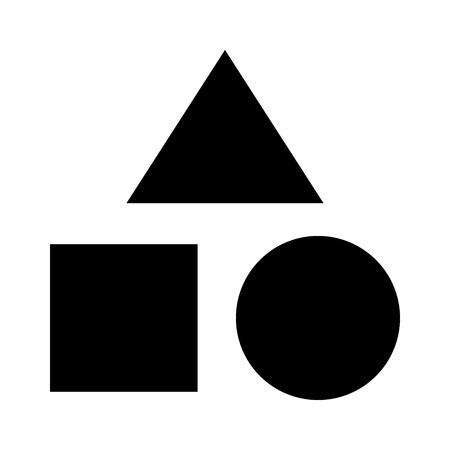
#> input picture Practica Figuras/p1.jpg, 450 x 450 px
$ jupyter execute figuras.ipynb
#> lines starting #> are read from the running program, lines starting #| are printed output that depends on the picture; after the words box and inside, x2 and y2 are one past the last pixel; in counts of white or black regions, pixels touching at a corner belong together
[cell 1]
import cv2
import numpy as np
import matplotlib.pyplot as plt

imagen = cv2.imread("p1.jpg")
#> imagen is the input picture: shape (450, 450, 3); min 0, max 255, mean 181.9

resultado = imagen.copy()

gris = cv2.cvtColor(imagen, cv2.COLOR_BGR2GRAY)

_, binaria = cv2.threshold(
    gris,
    127,
    255,
    cv2.THRESH_BINARY_INV
)
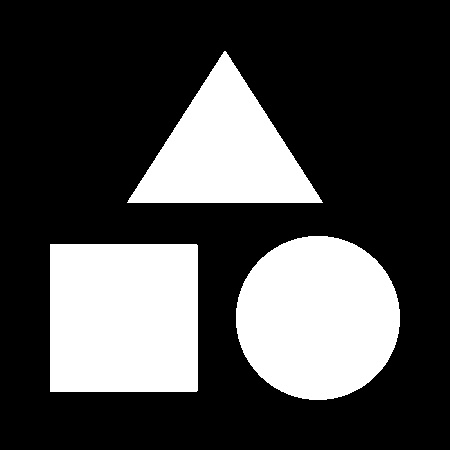
#> binaria: shape (450, 450); 28.7% white; 3 white regions

contornos, _ = cv2.findContours(
    binaria,
    cv2.RETR_EXTERNAL,
    cv2.CHAIN_APPROX_SIMPLE
)
#> contornos = 3 contours; box (x1, y1, x2, y2) and area: (50, 244, 198, 392) 21608, (236, 236, 400, 400) 20934, (127, 51, 323, 203) 14818

for contorno in contornos:

    if cv2.contourArea(contorno) < 100:
        continue

    momentos = cv2.moments(contorno)
    hu = cv2.HuMoments(momentos)

    print("\nMomentos de Hu:")
    print(hu.flatten())

    perimetro = cv2.arcLength(contorno, True)

    aprox = cv2.approxPolyDP(
        contorno,
        0.04 * perimetro,
        True
    )

    vertices = len(aprox)

    if vertices == 3:
        figura = "Triangulo"
    elif vertices == 4:
        figura = "Cuadrado"
    else:
        figura = "Circulo"

    M = cv2.moments(contorno)

    cx = int(M["m10"] / M["m00"])
    cy = int(M["m01"] / M["m00"])

    cv2.drawContours(resultado, [aprox], -1, (0, 255, 0), 2)

    cv2.putText(
        resultado,
        figura,
        (cx - 40, cy),
        cv2.FONT_HERSHEY_SIMPLEX,
        0.7,
        (0, 0, 255),
        2
    )
#> this loop made 3 passes
#> (perimetro, aprox, vertices, figura, cx, cy) on passes 1, 3: (586.8, [[50, 244], [50, 391], [196, 391], [197, 245]], 4, 'Cuadrado', 123, 317), (578.4, [[127, 202], [322, 202], [225, 51]], 3, 'Triangulo', 224, 151)
#> (hu, perimetro, vertices, figura, cx, cy) on pass 2: ([0.159, 3.27e-10, 5.67e-10, 5.98e-15, 1.1e-26, -1.08e-19, 0], 541.3, 8, 'Circulo', 317, 317)
#| Momentos de Hu:
#| [ 1.66659161e-01  2.81555750e-19  1.30272651e-10  1.39578119e-11
#|  -5.95185906e-22 -7.40627003e-21 -1.56747221e-30]
#| Momentos de Hu:
#| [ 1.59159128e-01  3.26991917e-10  5.66560220e-10  5.98015972e-15
#|   1.10075892e-26 -1.08138737e-19  0.00000000e+00]
#| Momentos de Hu:
#| [ 1.93541567e-01  4.28818652e-04  4.59574054e-03  1.17770265e-05
#|  -2.73956269e-09 -2.43862229e-07  4.15673650e-11]
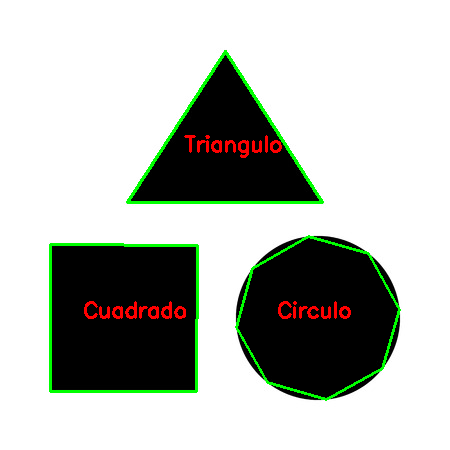
#> resultado: shape (450, 450, 3); 3.38% of pixels changed, all inside (x1, y1, x2, y2) = (49, 50, 401, 401)

resultado_rgb = cv2.cvtColor(resultado, cv2.COLOR_BGR2RGB)

plt.figure(figsize=(8, 8))
plt.imshow(resultado_rgb)
plt.title("Clasificacion de Figuras")
plt.axis("off")
plt.show()

[cell 2]
import cv2
import numpy as np
import matplotlib.pyplot as plt

imagen = cv2.imread("p1.jpg")

if imagen is None:
    print("No se pudo cargar la imagen.")
    exit()

resultado = imagen.copy()

gris = cv2.cvtColor(imagen, cv2.COLOR_BGR2GRAY)

_, binaria = cv2.threshold(
    gris,
    127,
    255,
    cv2.THRESH_BINARY_INV
)

contornos, _ = cv2.findContours(
    binaria,
    cv2.RETR_EXTERNAL,
    cv2.CHAIN_APPROX_SIMPLE
)

for contorno in contornos:

    if cv2.contourArea(contorno) < 100:
        continue

    momentos = cv2.moments(contorno)
    hu = cv2.HuMoments(momentos)

    print("\nMomentos de Hu:")
    print(hu.flatten())

    perimetro = cv2.arcLength(contorno, True)

    aprox = cv2.approxPolyDP(
        contorno,
        0.04 * perimetro,
        True
    )

    vertices = len(aprox)

    if vertices == 3:
        figura = "Triangulo"
    elif vertices == 4:
        figura = "Cuadrado"
    else:
        figura = "Circulo"

    if momentos["m00"] == 0:
        continue

    cx = int(momentos["m10"] / momentos["m00"])
    cy = int(momentos["m01"] / momentos["m00"])

    cv2.drawContours(
        resultado,
        [aprox],
        -1,
        (0, 255, 0),
        2
    )

    cv2.putText(
        resultado,
        figura,
        (cx - 40, cy),
        cv2.FONT_HERSHEY_SIMPLEX,
        0.7,
        (0, 0, 255),
        2
    )

resultado_rgb = cv2.cvtColor(
    resultado,
    cv2.COLOR_BGR2RGB
)

plt.figure(figsize=(8, 8))
plt.imshow(resultado_rgb)
plt.title("Clasificacion de Figuras")
plt.axis("off")
plt.show()

$ run again, with Practica Figuras/p2.png saved as Practica Figuras/p1.jpg
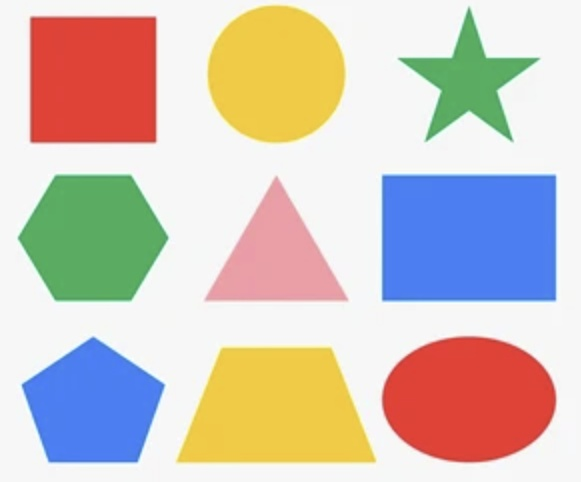
#> input picture Practica Figuras/p2.png, 581 x 482 px
#> imagen is the input picture: shape (482, 581, 3); mean B, G, R 188.9, 197.3, 209.6
#> `_, binaria = cv2.threshold( gris, 127, 255, cv2.THRESH_BINARY_INV )`:
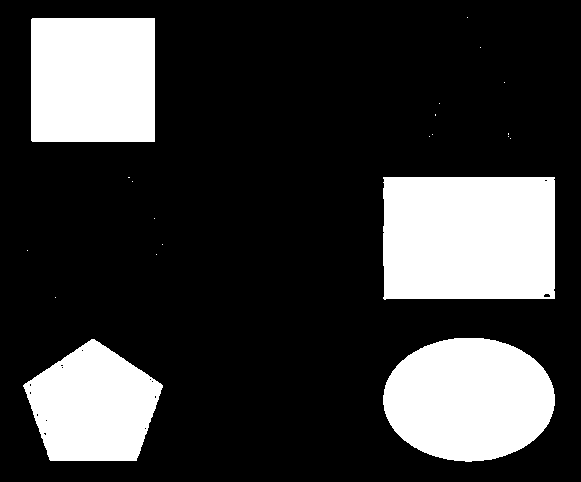
#> binaria: shape (482, 581); 23.2% white; 21 white regions (17 under 20 px)
#> contornos = 21 contours, 17 with area under 20; largest, box (x1, y1, x2, y2) and area: (383, 177, 555, 300) 20623, (383, 338, 555, 462) 16522, (31, 18, 155, 142) 15128, (23, 339, 163, 461) 11718
#> the loop `for contorno in contornos: ` made 21 passes
#> (perimetro, aprox, vertices, figura, cx, cy) on passes 9, 20: (590.6, [[383, 177], [384, 299], [554, 298], [554, 177]], 4, 'Cuadrado', 468, 237), (490.8, [[32, 18], [31, 140], [154, 141], [154, 18]], 4, 'Cuadrado', 92, 79)
#> (printed output is left out)
#> after the loop `for contorno in contornos:`:
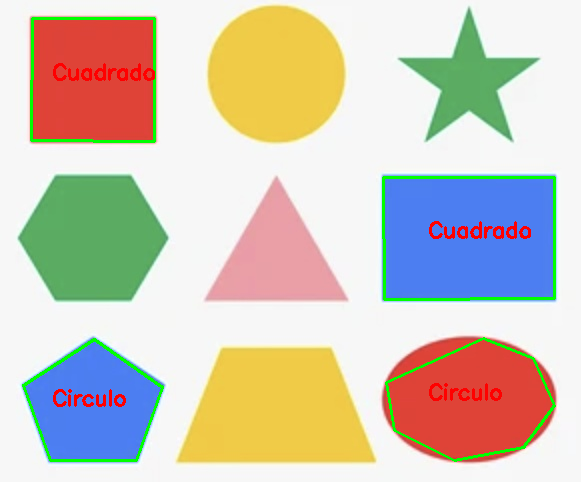
#> resultado: shape (482, 581, 3); 2.93% of pixels changed, all inside (x1, y1, x2, y2) = (22, 17, 556, 462)
